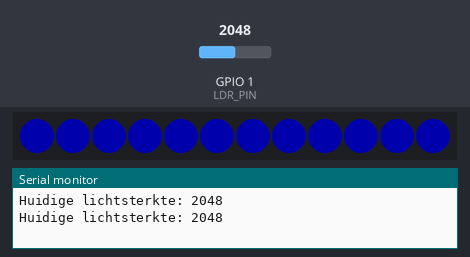
Recording of a sketch running on a simulated ESP32-C3. On the bench: 12 RGB LEDs in strip order, left to right, the last lines printed to the serial monitor. The inputs (shaded band) are chosen by the test bench; at power-on: GPIO 1 (LDR_PIN) = 2048. Dim RGB values are drawn brighter than linear.

Above: at 1.2 s.
1.3 s: GPIO 1 (LDR_PIN) set to 4095
At 3.38 s:
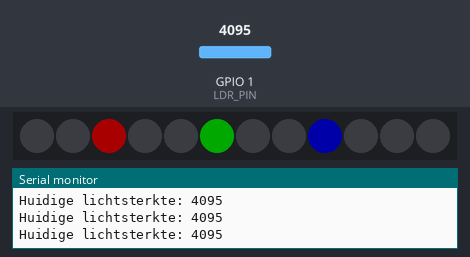
4.3 s: GPIO 1 (LDR_PIN) set to 3603
At 4.6 s:
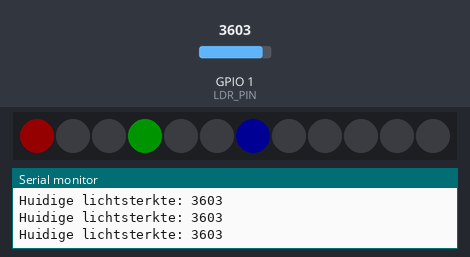
At 11.4 s:
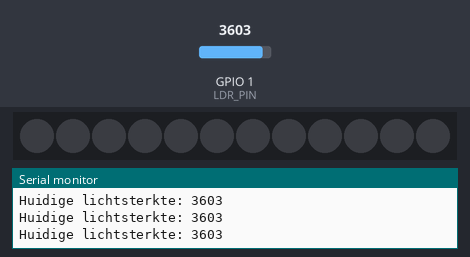
Timing chart, 0 to 12.9 s (numbered marks = the images above; inputs shaded):
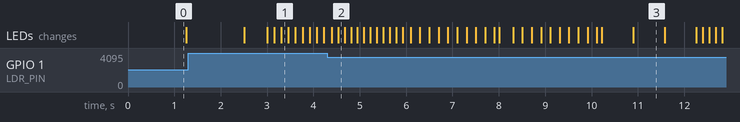

The sketch:

BasisCode_workshopLichtshow.ino
```cpp
#include "lichtshow_hulpfuncties.h"

void setup() {

  pixels.begin();
  pixels.setBrightness(50);
  pinMode(LDR_PIN, INPUT);
  Serial.begin(115200);
}

void loop() {
  // Meet de lichtsterkte
  meetLicht();

  // Zet alle LEDs op blauw
  zetAlleLedsAan(blauw);
  wacht(1000);

  // Doe alle LEDs uit
  zetAlleLedsUit();
  wacht(1000);

  // Zet enkele LEDs aan met verschillende kleuren
  int leds[] = {0, 3, 6};
  int* kleuren[] = {rood, groen, blauw};
  zetLedAan(leds, kleuren, 3);
  wacht(1000);
  herhaal(50, lichtjesRoteren);


  //veranderHelderheid(map(lichtsterkte, 0, 4095, 10, 255));
  lichtOp(rood, 20, 100);
  doof(rood, 20, 100);
}

void lichtjesRoteren(){
    roteerLeds(2);
    wacht(100);
}
```

lichtshow_hulpFuncties.cpp
```cpp
// API-functies voor de lichtshow
#include "lichtshow_hulpFuncties.h"

Adafruit_NeoPixel pixels(NUMPIXELS, LED_PIN, NEO_GRB + NEO_KHZ800);
int lichtsterkte = 0;

int rood[]    = {255, 0, 0};
int oranje[]  = {255, 165, 0};
int geel[]    = {255, 255, 0};
int groen[]   = {0, 255, 0};
int blauw[]   = {0, 0, 255};
int wit[]     = {255, 255, 255};
int zwart[]   = {0, 0, 0};

// === API FUNCTIES ===

void meetLicht() {
  lichtsterkte = analogRead(LDR_PIN);
  Serial.print("Huidige lichtsterkte: ");
  Serial.println(lichtsterkte);
}

void wacht(int basisTijd) {
  meetLicht();
  int aangepasteTijd = map(lichtsterkte, 0, 4095, basisTijd * 2, basisTijd / 2);
  delay(aangepasteTijd);
}

void zetAlleLedsAan(int kleur[]) {
  for (int i = 0; i < NUMPIXELS; i++) {
    pixels.setPixelColor(i, pixels.Color(kleur[0], kleur[1], kleur[2]));
  }
  pixels.show();
}

void zetAlleLedsUit() {
  zetAlleLedsAan(zwart);
}

void zetLedAan(int leds[], int* kleuren[], int lengte) {
  for (int i = 0; i < lengte; i++) {
    pixels.setPixelColor(leds[i], pixels.Color(kleuren[i][0], kleuren[i][1], kleuren[i][2]));
  }
  pixels.show();
}

void roteerLeds(int n) {
  uint32_t huidigeKleuren[NUMPIXELS];

  for (int i = 0; i < NUMPIXELS; i++) {
    huidigeKleuren[i] = pixels.getPixelColor(i);
  }

  for (int i = 0; i < NUMPIXELS; i++) {
    pixels.setPixelColor((i + n) % NUMPIXELS, huidigeKleuren[i]);
  }
  pixels.show();
}

void veranderHelderheid(int waarde) {
  pixels.setBrightness(constrain(waarde, 0, 255));
  pixels.show();
}

void herhaal(int aantalKeer, void (*functie)()) {
  for (int i = 0; i < aantalKeer; i++) {
    functie();
  }
}

void wisselKleuren(int leds[], int* kleuren1[], int* kleuren2[], int lengte) {
  zetLedAan(leds, kleuren1, lengte);
  wacht(300);
  zetLedAan(leds, kleuren2, lengte);
  wacht(300);
}

void lichtOp(int kleur[], int stappen, int snelheid) {
  for (int i = 0; i <= stappen; i++) {
    int r = kleur[0] * i / stappen;
    int g = kleur[1] * i / stappen;
    int b = kleur[2] * i / stappen;
    int nieuweKleur[] = {r, g, b};
    zetAlleLedsAan(nieuweKleur);
    delay(snelheid);
  }
}

void doof(int kleur[], int stappen, int snelheid) {
  for (int i = stappen; i >= 0; i--) {
    int r = kleur[0] * i / stappen;
    int g = kleur[1] * i / stappen;
    int b = kleur[2] * i / stappen;
    int nieuweKleur[] = {r, g, b};
    zetAlleLedsAan(nieuweKleur);
    delay(snelheid);
  }
}

void blink_builtin_helper() {
  digitalWrite(LED_BUILT_IN, LOW);
  vTaskDelay(500 / portTICK_PERIOD_MS);
  digitalWrite(LED_BUILT_IN, HIGH);
  vTaskDelay(500 / portTICK_PERIOD_MS);
}
```

lichtshow_hulpFuncties.h
```cpp
#ifndef LICHTSHOW_HULPFUNCTIES_H
#define LICHTSHOW_HULPFUNCTIES_H

#include <Adafruit_NeoPixel.h>


// Hardware instellingen
#define LED_PIN     0
#define NUMPIXELS   12
#define LDR_PIN     1
#define BUTTON_PIN  9       // GPIO9 is BOOT button on ESP32-C3
#define LED_BUILT_IN 8      // GPIO8 is the built-in LED on ESP32-C3

// Externe variabelen
extern Adafruit_NeoPixel pixels;
extern int lichtsterkte;

extern int rood[];
extern int oranje[];
extern int geel[];
extern int blauw[];
extern int groen[];
extern int wit[];
extern int zwart[];


// Functiedeclaraties
void meetLicht();
void wacht(int basisTijd);
void zetAlleLedsAan(int kleur[]);
void zetAlleLedsUit();
void zetLedAan(int leds[], int* kleuren[], int lengte);
void roteerLeds(int n);
void veranderHelderheid(int waarde);
void herhaal(int aantalKeer, void (*functie)());
void wisselKleuren(int leds[], int* kleuren1[], int* kleuren2[], int lengte);
void lichtOp(int kleur[], int stappen, int snelheid);
void doof(int kleur[], int stappen, int snelheid);
void blink_builtin_helper();

#endif
```

Measured:
- what the display in image 3 shows lasts 0.7 s, from 10.9 s to 11.6 s
